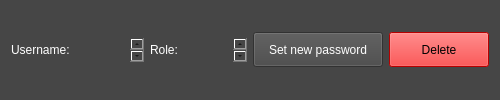
<?xml version="1.0" encoding="UTF-8"?>
<ui version="4.0">
 <class>Form</class>
 <widget class="QWidget" name="Form">
  <property name="geometry">
   <rect>
    <x>0</x>
    <y>0</y>
    <width>500</width>
    <height>100</height>
   </rect>
  </property>
  <property name="minimumSize">
   <size>
    <width>500</width>
    <height>100</height>
   </size>
  </property>
  <property name="maximumSize">
   <size>
    <width>16777215</width>
    <height>100</height>
   </size>
  </property>
  <property name="windowTitle">
   <string>Form</string>
  </property>
  <property name="styleSheet">
   <string notr="true">background-color: rgb(70, 70, 70);
border-color: rgb(192, 192, 192);</string>
  </property>
  <layout class="QHBoxLayout" name="horizontalLayout">
   <item>
    <widget class="QLabel" name="label_2">
     <property name="maximumSize">
      <size>
       <width>70</width>
       <height>16777215</height>
      </size>
     </property>
     <property name="styleSheet">
      <string notr="true">color: rgb(255, 255, 255);</string>
     </property>
     <property name="text">
      <string>Username:</string>
     </property>
    </widget>
   </item>
   <item>
    <widget class="QTextBrowser" name="username_field">
     <property name="maximumSize">
      <size>
       <width>16777215</width>
       <height>24</height>
      </size>
     </property>
     <property name="styleSheet">
      <string notr="true">color: rgb(255, 255, 255);</string>
     </property>
     <property name="frameShape">
      <enum>QFrame::NoFrame</enum>
     </property>
     <property name="html">
      <string>&lt;!DOCTYPE HTML PUBLIC &quot;-//W3C//DTD HTML 4.0//EN&quot; &quot;http://www.w3.org/TR/REC-html40/strict.dtd&quot;&gt;
&lt;html&gt;&lt;head&gt;&lt;meta name=&quot;qrichtext&quot; content=&quot;1&quot; /&gt;&lt;style type=&quot;text/css&quot;&gt;
p, li { white-space: pre-wrap; }
&lt;/style&gt;&lt;/head&gt;&lt;body style=&quot; font-family:'.AppleSystemUIFont'; font-size:13pt; font-weight:400; font-style:normal;&quot;&gt;
&lt;p style=&quot;-qt-paragraph-type:empty; margin-top:0px; margin-bottom:0px; margin-left:0px; margin-right:0px; -qt-block-indent:0; text-indent:0px;&quot;&gt;&lt;br /&gt;&lt;/p&gt;&lt;/body&gt;&lt;/html&gt;</string>
     </property>
     <property name="textInteractionFlags">
      <set>Qt::NoTextInteraction</set>
     </property>
    </widget>
   </item>
   <item>
    <widget class="QLabel" name="label_3">
     <property name="maximumSize">
      <size>
       <width>70</width>
       <height>16777215</height>
      </size>
     </property>
     <property name="styleSheet">
      <string notr="true">color: rgb(255, 255, 255);</string>
     </property>
     <property name="text">
      <string>Role:</string>
     </property>
    </widget>
   </item>
   <item>
    <widget class="QTextBrowser" name="role_field">
     <property name="sizePolicy">
      <sizepolicy hsizetype="MinimumExpanding" vsizetype="Expanding">
       <horstretch>0</horstretch>
       <verstretch>0</verstretch>
      </sizepolicy>
     </property>
     <property name="minimumSize">
      <size>
       <width>50</width>
       <height>0</height>
      </size>
     </property>
     <property name="maximumSize">
      <size>
       <width>100000</width>
       <height>24</height>
      </size>
     </property>
     <property name="styleSheet">
      <string notr="true">color: rgb(255, 255, 255);</string>
     </property>
     <property name="frameShape">
      <enum>QFrame::NoFrame</enum>
     </property>
     <property name="html">
      <string>&lt;!DOCTYPE HTML PUBLIC &quot;-//W3C//DTD HTML 4.0//EN&quot; &quot;http://www.w3.org/TR/REC-html40/strict.dtd&quot;&gt;
&lt;html&gt;&lt;head&gt;&lt;meta name=&quot;qrichtext&quot; content=&quot;1&quot; /&gt;&lt;style type=&quot;text/css&quot;&gt;
p, li { white-space: pre-wrap; }
&lt;/style&gt;&lt;/head&gt;&lt;body style=&quot; font-family:'.AppleSystemUIFont'; font-size:13pt; font-weight:400; font-style:normal;&quot;&gt;
&lt;p style=&quot;-qt-paragraph-type:empty; margin-top:0px; margin-bottom:0px; margin-left:0px; margin-right:0px; -qt-block-indent:0; text-indent:0px;&quot;&gt;&lt;br /&gt;&lt;/p&gt;&lt;/body&gt;&lt;/html&gt;</string>
     </property>
     <property name="textInteractionFlags">
      <set>Qt::NoTextInteraction</set>
     </property>
    </widget>
   </item>
   <item>
    <widget class="QPushButton" name="set_new_password_button">
     <property name="minimumSize">
      <size>
       <width>130</width>
       <height>35</height>
      </size>
     </property>
     <property name="maximumSize">
      <size>
       <width>130</width>
       <height>35</height>
      </size>
     </property>
     <property name="styleSheet">
      <string notr="true">color: rgb(255, 255, 255);</string>
     </property>
     <property name="text">
      <string>Set new password</string>
     </property>
    </widget>
   </item>
   <item>
    <widget class="QPushButton" name="delete_user_button">
     <property name="minimumSize">
      <size>
       <width>100</width>
       <height>35</height>
      </size>
     </property>
     <property name="maximumSize">
      <size>
       <width>100</width>
       <height>35</height>
      </size>
     </property>
     <property name="styleSheet">
      <string notr="true">background-color: rgb(255, 0, 0); color: rgb(0, 0, 0);</string>
     </property>
     <property name="text">
      <string>Delete</string>
     </property>
    </widget>
   </item>
  </layout>
 </widget>
 <resources/>
 <connections/>
</ui>
